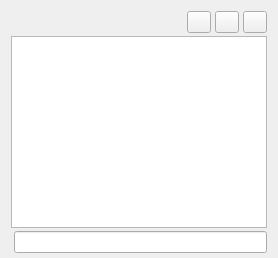
     <widget class="QWidget" name="tab_console">
      <attribute name="title">
       <string>&amp;Console</string>
      </attribute>
      <layout class="QVBoxLayout" name="verticalLayout_3">
       <property name="spacing">
        <number>3</number>
       </property>
       <property name="bottomMargin">
        <number>5</number>
       </property>
       <item>
        <layout class="QHBoxLayout" name="horizontalLayout">
         <property name="spacing">
          <number>4</number>
         </property>
         <item>
          <spacer name="horizontalSpacer">
           <property name="orientation">
            <enum>Qt::Horizontal</enum>
           </property>
           <property name="sizeHint" stdset="0">
            <size>
             <width>40</width>
             <height>20</height>
            </size>
           </property>
          </spacer>
         </item>
         <item>
          <widget class="QPushButton" name="fontSmallerButton">
           <property name="maximumSize">
            <size>
             <width>24</width>
             <height>24</height>
            </size>
           </property>
           <property name="toolTip">
            <string>Decrease font size</string>
           </property>
           <property name="text">
            <string/>
           </property>
           <property name="icon">
            <iconset resource="../bitcoin.qrc">
             <normaloff>:/icons/fontsmaller</normaloff>:/icons/fontsmaller</iconset>
           </property>
           <property name="iconSize">
            <size>
             <width>24</width>
             <height>16</height>
            </size>
           </property>
           <property name="autoDefault">
            <bool>false</bool>
           </property>
           <property name="flat">
            <bool>false</bool>
           </property>
          </widget>
         </item>
         <item>
          <widget class="QPushButton" name="fontBiggerButton">
           <property name="maximumSize">
            <size>
             <width>24</width>
             <height>24</height>
            </size>
           </property>
           <property name="toolTip">
            <string>Increase font size</string>
           </property>
           <property name="text">
            <string/>
           </property>
           <property name="icon">
            <iconset resource="../bitcoin.qrc">
             <normaloff>:/icons/fontbigger</normaloff>:/icons/fontbigger</iconset>
           </property>
           <property name="iconSize">
            <size>
             <width>24</width>
             <height>16</height>
            </size>
           </property>
           <property name="autoDefault">
            <bool>false</bool>
           </property>
           <property name="flat">
            <bool>false</bool>
           </property>
          </widget>
         </item>
         <item>
          <widget class="QPushButton" name="clearButton">
           <property name="maximumSize">
            <size>
             <width>24</width>
             <height>24</height>
            </size>
           </property>
           <property name="toolTip">
            <string>Clear console</string>
           </property>
           <property name="layoutDirection">
            <enum>Qt::LeftToRight</enum>
           </property>
           <property name="text">
            <string/>
           </property>
           <property name="icon">
            <iconset resource="../bitcoin.qrc">
             <normaloff>:/icons/remove</normaloff>:/icons/remove</iconset>
           </property>
           <property name="shortcut">
            <string notr="true">Ctrl+L</string>
           </property>
           <property name="autoDefault">
            <bool>false</bool>
           </property>
           <property name="flat">
            <bool>false</bool>
           </property>
          </widget>
         </item>
        </layout>
       </item>
       <item>
        <widget class="QTextEdit" name="messagesWidget">
         <property name="minimumSize">
          <size>
           <width>0</width>
           <height>100</height>
          </size>
         </property>
         <property name="readOnly">
          <bool>true</bool>
         </property>
         <property name="tabKeyNavigation" stdset="0">
          <bool>false</bool>
         </property>
         <property name="columnCount" stdset="0">
          <number>2</number>
         </property>
        </widget>
       </item>
       <item>
        <layout class="QHBoxLayout" name="horizontalLayoutPrompt">
         <property name="spacing">
          <number>3</number>
         </property>
         <item>
          <widget class="QPushButton" name="promptIcon">
           <property name="enabled">
            <bool>false</bool>
           </property>
           <property name="sizePolicy">
            <sizepolicy hsizetype="Preferred" vsizetype="Preferred">
             <horstretch>0</horstretch>
             <verstretch>0</verstretch>
            </sizepolicy>
           </property>
           <property name="maximumSize">
            <size>
             <width>0</width>
             <height>0</height>
            </size>
           </property>
           <property name="styleSheet">
            <string notr="true">border: 0px;
padding: 0px;
margin: 0px;</string>
           </property>
           <property name="text">
            <string/>
           </property>
           <property name="icon">
            <iconset resource="../bitcoin.qrc">
             <normaloff>:/icons/prompticon</normaloff>
             <disabledoff>:/icons/prompticon</disabledoff>:/icons/prompticon</iconset>
           </property>
           <property name="iconSize">
            <size>
             <width>24</width>
             <height>24</height>
            </size>
           </property>
           <property name="autoDefault">
            <bool>false</bool>
           </property>
           <property name="flat">
            <bool>true</bool>
           </property>
          </widget>
         </item>
         <item>
          <widget class="QLineEdit" name="lineEdit">
           <property name="placeholderText">
            <string/>
           </property>
          </widget>
         </item>
        </layout>
       </item>
      </layout>
     </widget>
